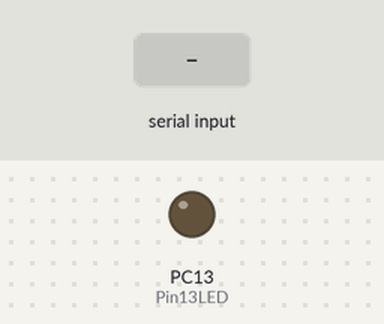
Recording of a sketch running on a simulated STM32 Blue Pill. Shown: output pins drawn as LEDs (lit = HIGH). Inputs (shaded band) come from the test bench. Pins used as bus, display or sensor lines are not drawn; what the sketch prints to the serial monitor is not drawn.

Above: at 2.8 s.
2.9 s: "1" received over the second serial link
Timing chart, 0 to 5.9 s (numbered marks = the images above; inputs shaded):
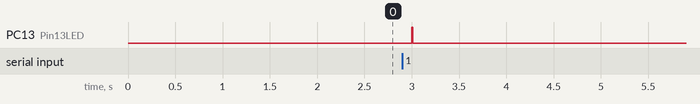

Measured:
- after the input at 2.9 s, PC13 (Pin13LED): LOW → HIGH after 0.10 s, → LOW 0.01 s later

The sketch:

testDOQuang.ino
```cpp
#include <SoftwareSerial.h>
/*-----( Declare Constants and Pin Numbers )-----*/
#define SSerialRX        PA9  //Serial Receive pin
#define SSerialTX        PA10  //Serial Transmit pin

#define SSerialTxControl PB7   //RS485 Direction control

#define RS485Transmit   LOW
#define RS485Receive     HIGH

#define Pin13LED         PC13

/*-----( Declare objects )-----*/
SoftwareSerial RS485Serial(SSerialRX, SSerialTX); // RX, TX

/*-----( Declare Variables )-----*/
int byteReceived;
int byteSend;

void setup()   /****** SETUP: RUNS ONCE ******/
{
  // Start the built-in serial port, probably to Serial Monitor
  Serial.begin(9600);


  pinMode(Pin13LED, OUTPUT);
  pinMode(SSerialTxControl, OUTPUT);

  digitalWrite(SSerialTxControl, RS485Receive);  // Init Transceiver

  // Start the software serial port, to another device
  Serial1.begin(4800);   // set the data rate

}//--(end setup )---


void loop()   /****** LOOP: RUNS CONSTANTLY ******/
{
  Serial.println("YourDuino.com SoftwareSerial remote loop example");
  Serial.println("Use Serial Monitor, type in upper window, ENTER");
  //digitalWrite(Pin13LED, HIGH);  // Show activity
  //  if (Serial.available())
  //  {
  //    byteReceived = Serial.read();
  //
  //    digitalWrite(SSerialTxControl, RS485Transmit);  // Enable RS485 Transmit
  //    RS485Serial.write(byteReceived);          // Send byte to Remote Arduino
  //
  //    digitalWrite(Pin13LED, LOW);  // Show activity
  //    delay(10);
  //    digitalWrite(SSerialTxControl, RS485Receive);  // Disable RS485 Transmit
  //  }

  if (Serial1.available())  //Look for data from other Arduino
  {

    byteSend = Serial1.read();   // Read the byte

    digitalWrite(Pin13LED, HIGH);  // Show activity
    delay(10);
    digitalWrite(Pin13LED, LOW);
    Serial.write(byteSend);
  }
  delay(1000);
}//--(end main loop )---

/*-----( Declare User-written Functions )-----*/

//NONE
//*********( THE END )***********
```
